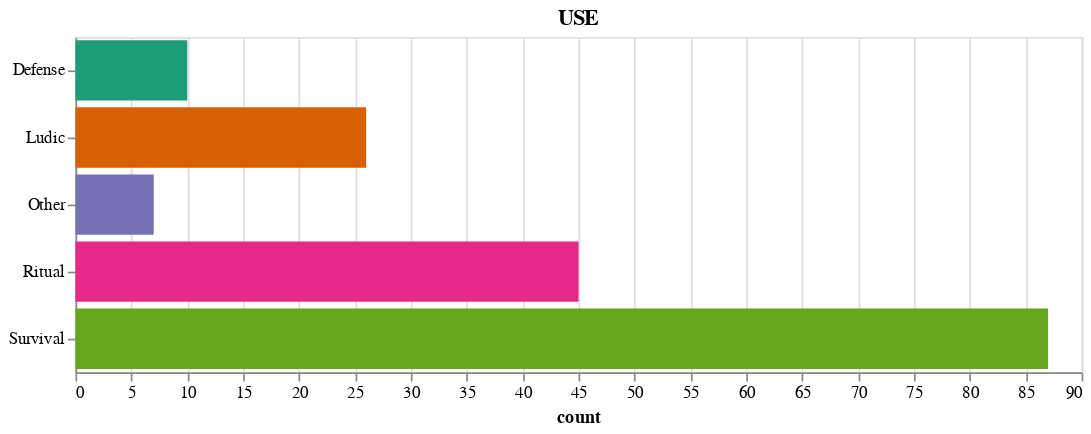

The notebook cell saved with this chart:
### Markdown cell above
### Most Common Use or Function

### Code cell
fun_chart

### Figure 1 — Vega-Lite specification as saved in the notebook (floating-point values rounded to 4 significant figures)
{"config": {"view": {"continuousWidth": 400, "continuousHeight": 300}}, "data": {"name": "data-1f6faaaab67bf72740f91e5b2abf21cb"}, "mark": "bar", "encoding": {"color": {"field": "index", "legend": null, "scale": {"scheme": "dark2"}, "type": "nominal"}, "x": {"field": "count", "type": "quantitative"}, "y": {"field": "index", "title": "", "type": "nominal"}}, "height": 200, "title": "USE", "width": 600, "$schema": "https://vega.github.io/schema/vega-lite/v4.17.0.json", "datasets": {"data-1f6faaaab67bf72740f91e5b2abf21cb": [{"index": "Survival", "count": 87}, {"index": "Ritual", "count": 45}, {"index": "Ludic", "count": 26}, {"index": "Defense", "count": 10}, {"index": "Other", "count": 7}]}}
